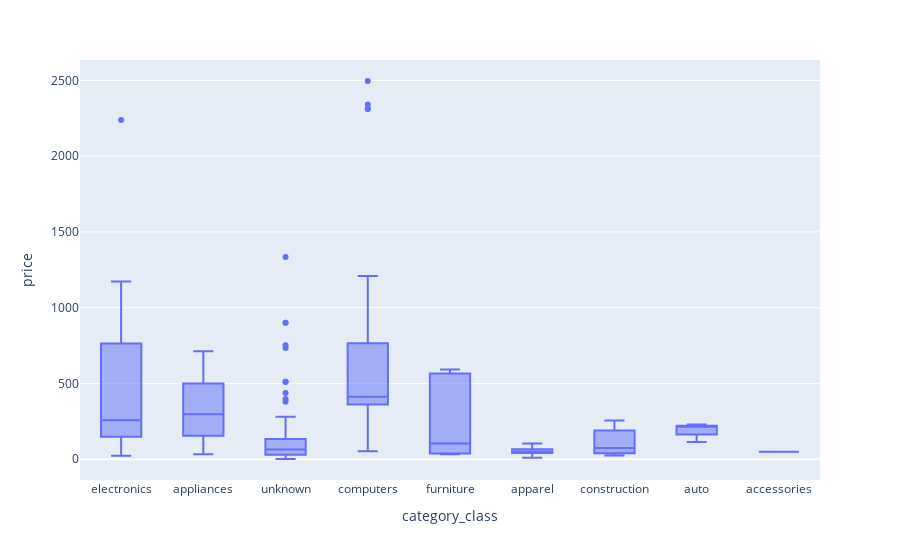

The notebook cell saved with this chart:
### Code cell
px.box(pdf, x="category_class", y="price")

### Figure 1 — Plotly figure (JSON) as saved in the notebook; plotly's stock layout.template omitted (floating-point values rounded to 4 significant figures; data arrays with more than 128 entries replaced by an {"elided": "..."} marker saying what was removed)
{"data": [{"alignmentgroup": "True", "hovertemplate": "category_class=%{x}<br>price=%{y}<extra></extra>", "legendgroup": "", "marker": {"color": "#636efa"}, "name": "", "notched": false, "offsetgroup": "", "orientation": "v", "showlegend": false, "type": "box", "x": {"elided": "217 str values"}, "x0": " ", "xaxis": "x", "y": {"elided": "217 float values"}, "y0": " ", "yaxis": "y"}], "layout": {"boxmode": "group", "legend": {"tracegroupgap": 0}, "margin": {"t": 60}, "xaxis": {"anchor": "y", "domain": [0, 1], "title": {"text": "category_class"}}, "yaxis": {"anchor": "x", "domain": [0, 1], "title": {"text": "price"}}}}
